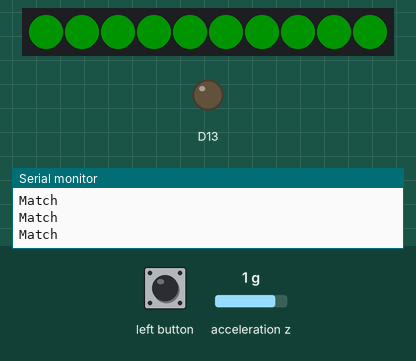
Recording of a sketch running on a simulated Adafruit Circuit Playground Express. Parts: 10 RGB LEDs in strip order, left to right, output pins drawn as LEDs (lit = HIGH), the last lines printed to the serial monitor. The inputs (shaded band) are chosen by the test bench; at power-on: acceleration z 1 g. Dim RGB values are drawn brighter than linear; random numbers use the default seed unless the sketch sets one.

Above: at 1.2 s.
1.3 s: acceleration z set to 0.1 g
2.8 s: acceleration z set to -0.2 g
At 3.3 s:
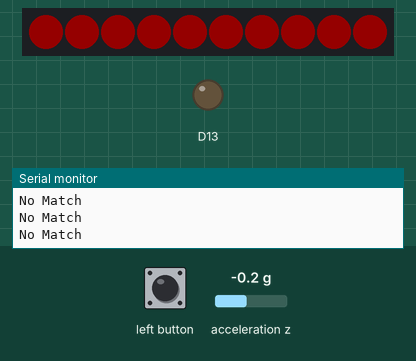
4.3 s: acceleration z set to 0 g
At 5.5 s:
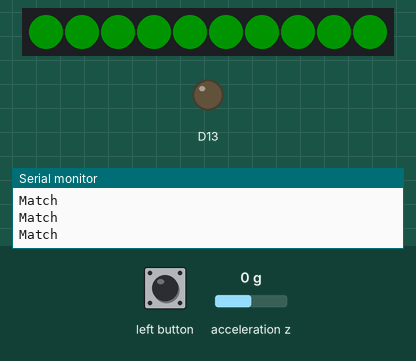
5.8 s: acceleration z set to -1.4 g
At 6.9 s:
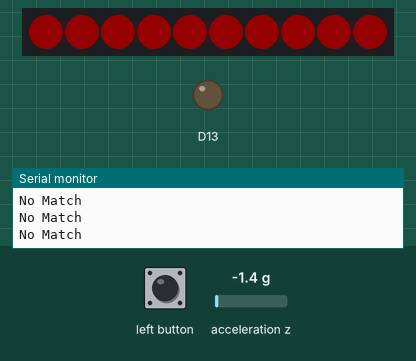
7.3 s: left button pressed for 3.2 s
At 12.8 s:
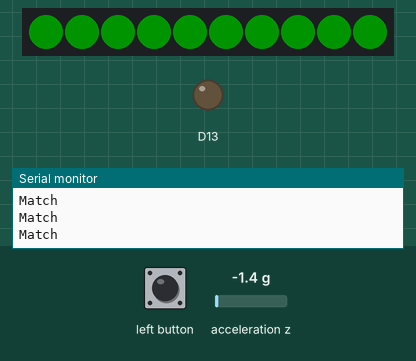
Timing chart, 0 to 13.8 s (numbered marks = the images above; inputs shaded):
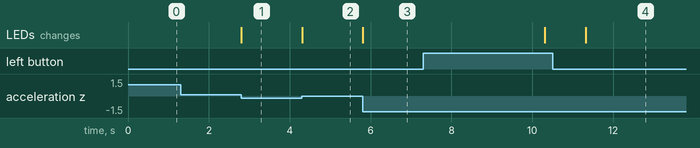

Measured:
- the behaviour switches between 0 and -0.1 g on acceleration z (found by bisection; images 0 and 1)
- after the input at 2.8 s, the LEDs: change at once (image 1)
- after the input at 4.3 s, the LEDs: change at once (image 2)
- after the input at 5.8 s, the LEDs: change at once (image 3)
- after the input at 7.3 s, the LEDs: change after 3.0 s (image 4)

The sketch:

playground_learn.ino
```cpp
// (licence header left out)
#include "Perceptron.h"
#include <Wire.h>
#include <Adafruit_CircuitPlayground.h>


//we will use one perceptron with 3 inputs (Red, green, blue)
perceptron colorPerceptron(4);//fourth is for bias

void setup() {

  randomSeed(CircuitPlayground.readCap(3));
  colorPerceptron.randomize();//weight initialization
  CircuitPlayground.begin();


  CircuitPlayground.clearPixels();

  Serial.begin(9600);
}

void loop() {
  float accX, accY, accZ;
  /*** read from the sensor**/
  accX = CircuitPlayground.motionZ();
  accY = CircuitPlayground.motionZ();
  accZ = CircuitPlayground.motionZ();

  /*** store in perceptron inputs ***/
  colorPerceptron.inputs[0] = accX;
  colorPerceptron.inputs[1] = accY;
  colorPerceptron.inputs[2] = accZ;

  //make a guess
  float guess = colorPerceptron.feedForward();

  //press button if guess incorrect
  if (CircuitPlayground.leftButton()) {
    digitalWrite(12, LOW);
    colorPerceptron.train(-guess, guess);
    delay(1000);
    digitalWrite(12, HIGH);
  }

  //  Serial.print(colorPerceptron.inputs[0]); Serial.print(",");
  //  Serial.print(colorPerceptron.inputs[1]); Serial.print(",");
  //  Serial.print(colorPerceptron.inputs[2]); Serial.print(",");
  //  Serial.println(guess);

  //change color
  uint32_t c;
  if (guess == 1) {
    c = CircuitPlayground.strip.Color(0, 255, 0);
    Serial.println("Match");
  }
  else {
    c = CircuitPlayground.strip.Color(255, 0, 0);
    Serial.println("No Match");

  }

  //update pixels
  for (int i = 0; i <= 9; i++) {
    CircuitPlayground.setPixelColor(i, c);
  }


  // CircuitPlayground.clearPixels();
}
```

Perceptron.h
```cpp
// (licence header left out)
//**************Class perceptron*************
class perceptron
{

    const float c = 0.008;//constante de aprendizaje

  public:
    //arrays that hold inputs and weights
    float* inputs;
    float* weights;
    int n; //numero de entradas

    perceptron(int ninputs) {
      n = ninputs;
      inputs = new float[n];
      weights = new float[n];
      inputs[n - 1] = 1;//bias
      for (int i = 0; i < n; i++) {
        // The weights are picked randomly to start.
        //a trick to get values from -1 to 1
        weights[i] = (float)random(-1000, 1000) / 1000;
      }
    }

    //reset weights to random values
    void randomize() {
      for (int i = 0; i < n; i++) {
        // The weights are picked randomly to start.
        weights[i] = (float)random(-1000, 1000) / 1000;
      }
    }

    //training function
    void train(int desired, float guess) {
      float error = desired - guess;
      for (int i = 0; i < n; i++) {
        weights[i] += c * error * inputs[i];
      }
    }

    //forward function
    float feedForward() {
      float sum = 0;
      for (int i = 0; i < n; i++) {
        sum += inputs[i] * weights[i];
      }

      return activate(sum);
    }


   float weightedSum() {
      float sum = 0;
      for (int i = 0; i < n; i++) {
        sum += inputs[i] * weights[i];
      }

      return sum;
    }


  private:
    //activation function
    int activate(float sum) {
      //regresa 1 si es positivo, -1 si negativo.
      if (sum > 0) {
        return 1;
      }
      else {
        return -1;
      }
    }


};
```
